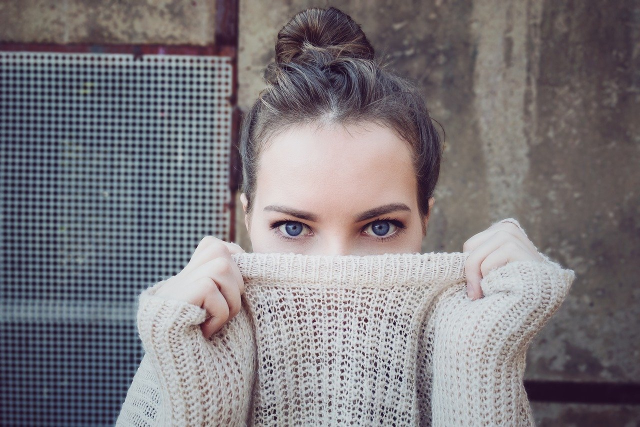
#> input picture img/People.jpg, 1280 x 854 px (shown at 1/2 size)
$ python PyramidGaussian.py
#> lines starting #> are read from the running program, lines starting #| are printed output that depends on the picture
import cv2


img = cv2.imread("../../../img/People.jpg")
#> img is the input picture: shape (854, 1280, 3); mean B, G, R 125.1, 120.6, 124.6

smaller = cv2.pyrDown(img)
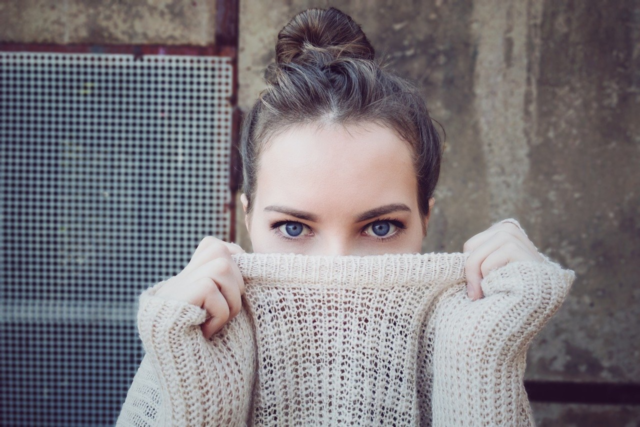
#> smaller: shape (427, 640, 3); mean B, G, R 125, 120.6, 124.5
bigger = cv2.pyrUp(img)
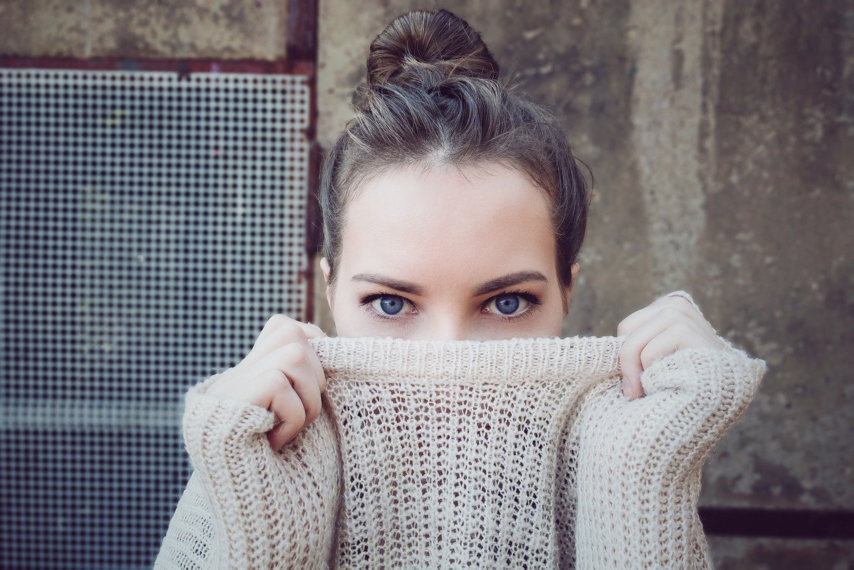
#> bigger: shape (1708, 2560, 3) (shown at 1/3 size); mean B, G, R 125.1, 120.6, 124.6

cv2.imshow("img", img)
cv2.imshow("pyrDown", smaller)
cv2.imshow("pyrUp", bigger)

cv2.waitKey(0)
cv2.destroyAllWindows()
